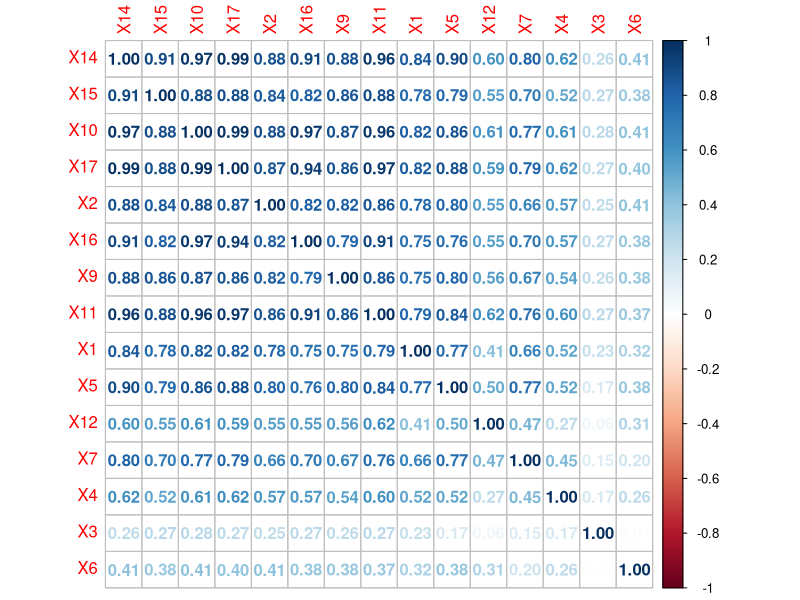
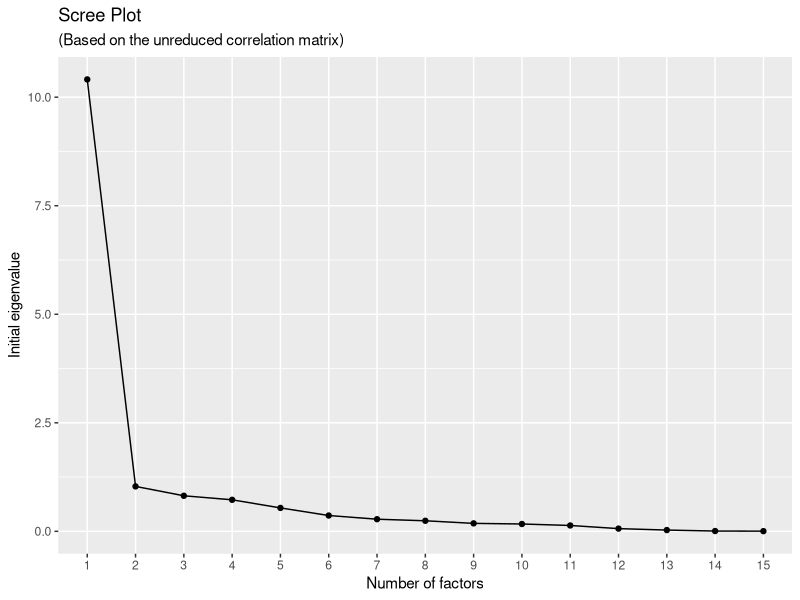
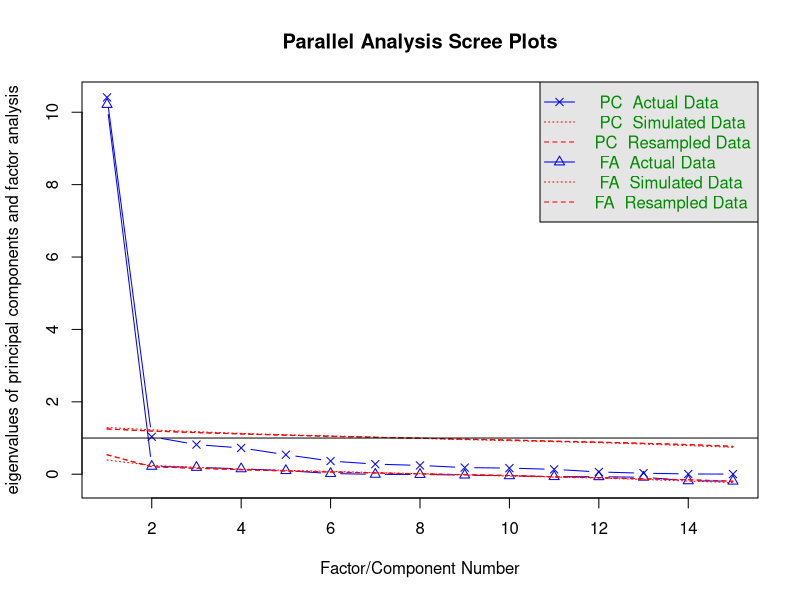
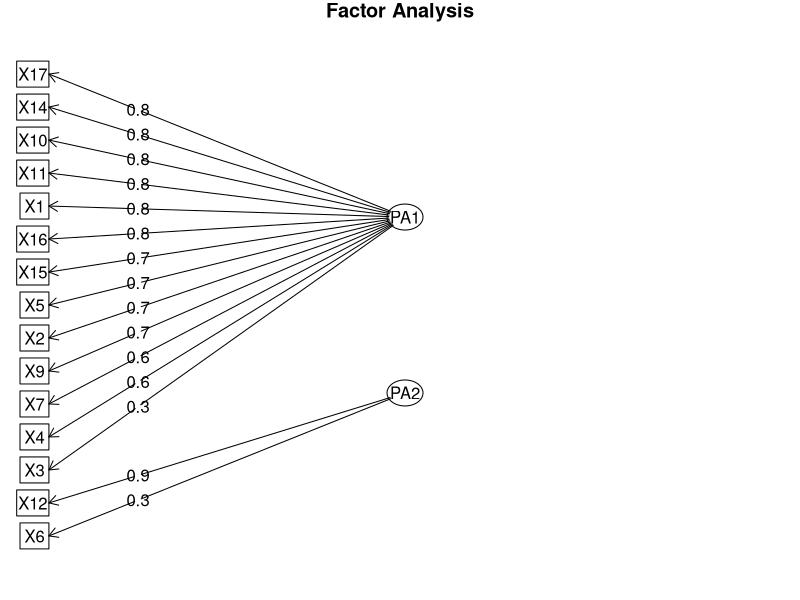
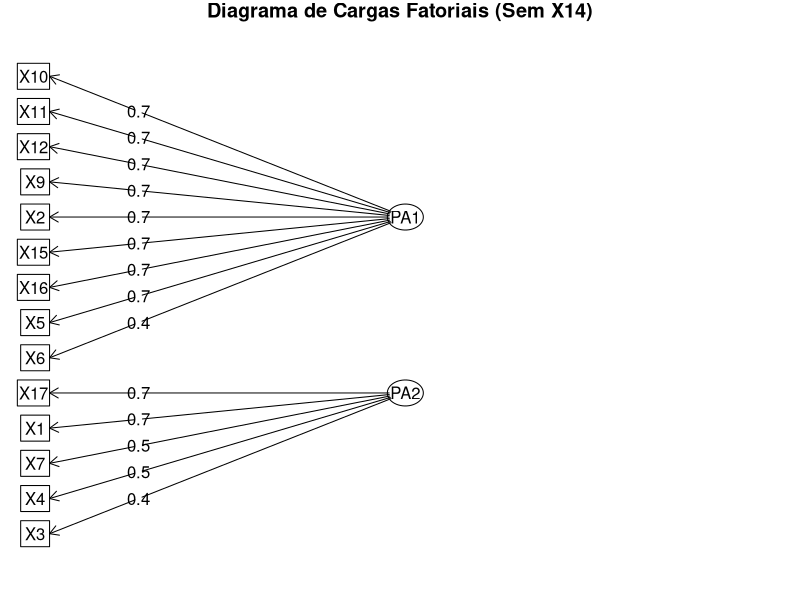

These charts were generated, in order, by the following R code: (Note: this script raises an error after producing the figures.)
install.packages('psych')
install.packages('GPArotation')
install.packages("corrplot")
install.packages('ggplot2')
install.packages('carData')
install.packages('readxl')

library("readxl")
library(carData)
library("psych")
library(corrplot)
library(dplyr)
library(ggplot2)
#-------------------------------
#--Analise Fatorial (AFE) 

# 1- Carregando Dataframe 
#Base dados: arquivo '.csv' do diretorio

# 2- lendo arquivo
data_survey<-read_excel("BD_VIOLENCIA_MG_2022-3.xlsx")

describe(data_survey)
dAux<-data_survey            
#########
dim(dAux)
#describe(dAux)
summary(dAux)
head(dAux)
View(dAux)
#########

# 3- Matriz de correlação:

datamatrix <- cor(dAux)
corrplot(datamatrix, method="number")
#--------------

# 4- Teste validação KMO e Bartlett
dataX <- dAux
KMO(cor(dataX))
cortest.bartlett(dataX)
det(cor(dataX))
#-------------------


# 5- Número de fatores da A.F.
# Método Scree:
fafitfree <- fa(dataX,nfactors = ncol(dataX), rotate = "none")
n_factors <- length(fafitfree$e.values)
scree     <- data.frame(Factor_n =  as.factor(1:n_factors),Eigenvalue = fafitfree$e.values)
ggplot(scree, aes(x = Factor_n, y = Eigenvalue, group = 1)) +
  geom_point() + geom_line() +
  xlab("Number of factors") +
  ylab("Initial eigenvalue") +
  labs( title = "Scree Plot",
        subtitle = "(Based on the unreduced correlation matrix)")

# Técnica análise paralela para sequência de fatores com uma matriz de mesmo tamanho
parallel <- fa.parallel(dataX)

#vss(dataX)
#O metodo Scree e o VSS 
#nos da a entender dois fatores, ao contrario da analise paralela

#PCA do prof. no meu PC nao funcionou: deu 2 fatores
#pca.none <- principal(r=dataX, nfactors, residuals = FALSE, rotate="varimax", 
#                      +                       scores = TRUE, method = "regression")
#print(pca.none)


# IMPORTANTE! 'nfactors' recebe o nº fatores da analise paralela acima
# pode ser: 1, 2, 3, etc
# 6- Análise Fatorial usando a função ‘fa’ com o algoritmo dos eixos principais e rotação ‘Varimax’
fa.none <- fa(r=dataX,
              nfactors = 2,
              # covar = FALSE, SMC = TRUE,
              fm="pa", # type of factor analysis we want to use (“pa” is principal axis factoring)
              max.iter=100, # (50 is the default, but we have changed it to 100
              rotate="varimax") # none rotation
print(fa.none)

# 7- Grafo das matrizes com o fator carga:
fa.diagram(fa.none)
#-------------

# --- CONTINUAÇÃO DO SCRIPT ---
# APLICAÇÃO DE ANALISE FATORIAL E CLUSTERIZAÇÃO
# OBJETIVO? BASE DADOS FINAL PARA MODELO PREDITIVO

# 7.1 Isolamento do Alvo (Furto)
y_alvo <- dataX$X14
data_para_fatores <- dataX %>% select(-X14)

# 7.2 Execução da AF de Produção (Sem o X14)
# Note: usamos fm="pa" para Principal Axis Factoring
fa_final <- fa(r = data_para_fatores, 
               nfactors = 2, 
               fm = "pa", 
               rotate = "varimax", 
               scores = "regression")

# 7.3 Visualização para Definição de Nomes
# Este gráfico mostrará as setas e os coeficientes de cada X para os novos fatores
fa.diagram(fa_final, main = "Diagrama de Cargas Fatoriais (Sem X14)")

# Exibe as cargas no console para conferência numérica
print(fa_final$loadings, cutoff = 0.3) # O cutoff esconde valores baixos para facilitar a leitura

# Rodando a AF final com 2 fatores (conforme seu Scree Plot)
fa_final <- fa(r = data_para_fatores, nfactors = 2, rotate = "varimax", scores = "regression")

# 8. Criando o novo Dataset "Pronto para Machine Learning"
# Extraímos os scores (que agora representam a estrutura de criminalidade sem o X14)
df_modelagem <- as.data.frame(fa_final$scores)

names(df_modelagem)[1] <- "Indice_Violencia_e_Confronto_Geral" # Exemplo para PA1/MR1
names(df_modelagem)[2] <- "Indice_Vulnerabilidade_e_Furtos"  # Exemplo para PA2/MR2

# Adicionamos a variável alvo de volta
df_modelagem$Furto_X14 <- y_alvo

View(df_modelagem)


# 9. Adicionando Clusterização para enriquecer o CSV
# Vamos criar 3 grupos genéricos baseados nos fatores

#Cluster 1 

#Cluster 2 

#Cluster 3 

set.seed(123)
clusters <- kmeans(fa_final$scores, centers = 3)
df_modelagem$Perfil_Cidade <- as.factor(clusters$cluster)

View(df_modelagem)

# 9.1 Analisando os clusters gerados
# Estudando suas caracteríticas

# Ver a média de crimes por cluster
aggregate(df_modelagem[, 1:3], list(df_modelagem$Perfil_Cidade), mean)

# Qtd de cidades em relação a 
# media do indice de violencia e confrontos 
# e a media de furtos da variavel X14 (alvo)
perfil_clusters <- df_modelagem %>%
  group_by(Perfil_Cidade) %>%
  summarise(
    Qtd_Cidades = n(),
    Media_Violencia = mean(Indice_Violencia_e_Confronto_Geral),
    Media_Furtos_Real = mean(Furto_X14)
  )

print(perfil_clusters)


# Calcula a média do índice de vulnerabilidade para cada grupo
tapply(df_modelagem$Indice_Vulnerabilidade_e_Furtos, df_modelagem$Perfil_Cidade, mean)


# 10. Criando a coluna de rótulo baseada na interpretação das médias
df_modelagem <- df_modelagem %>%
  mutate(Categoria_Cidade = case_when(
    Perfil_Cidade == "1" ~ "Estável",
    Perfil_Cidade == "2" ~ "Crítica / Metrópole",
    Perfil_Cidade == "3" ~ "Vulnerabilidade Moderada",
    TRUE ~ "Não Classificado"
  ))

# Colocar alvo como ultima coluna da direita

df_modelagem <- df_modelagem %>%
  relocate(Furto_X14, .after = Categoria_Cidade)


# Verificando se os nomes batem com a realidade
View(df_modelagem)


#

# 11. Exportando o arquivo para a Interface Shiny
write.csv(df_modelagem, "BD_PROCESSADO_PARA_SHINY.csv", row.names = FALSE)

cat("Arquivo processado com sucesso! Use 'BD_PROCESSADO_PARA_SHINY.csv' no Shiny.")

# 12 Lendo novo dataset

dataInterface<-read.csv("BD_PROCESSADO_PARA_SHINY.csv")
View(dataInterface)


